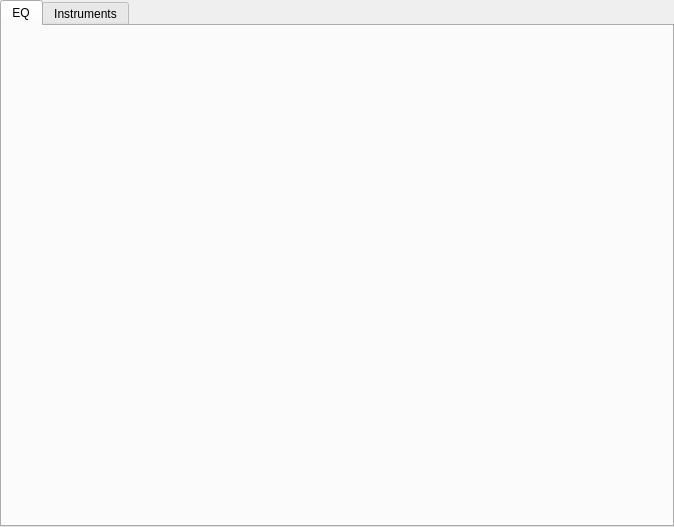
<?xml version="1.0" encoding="UTF-8"?>
<ui version="4.0">
 <class>tabs</class>
 <widget class="QTabWidget" name="tabs">
  <property name="geometry">
   <rect>
    <x>0</x>
    <y>0</y>
    <width>674</width>
    <height>527</height>
   </rect>
  </property>
  <property name="windowTitle">
   <string>TabWidget</string>
  </property>
  <property name="currentIndex">
   <number>0</number>
  </property>
  <widget class="QWidget" name="EQ">
   <attribute name="title">
    <string>EQ</string>
   </attribute>
   <layout class="QVBoxLayout" name="verticalLayout_3">
    <item>
     <layout class="QVBoxLayout" name="eqLayout"/>
    </item>
   </layout>
  </widget>
  <widget class="QWidget" name="virtualInstruments">
   <attribute name="title">
    <string>Instruments</string>
   </attribute>
   <layout class="QVBoxLayout" name="verticalLayout_2">
    <item>
     <layout class="QVBoxLayout" name="instrumentsLayout">
      <item>
       <spacer name="verticalSpacer">
        <property name="orientation">
         <enum>Qt::Vertical</enum>
        </property>
        <property name="sizeType">
         <enum>QSizePolicy::Ignored</enum>
        </property>
        <property name="sizeHint" stdset="0">
         <size>
          <width>20</width>
          <height>40</height>
         </size>
        </property>
       </spacer>
      </item>
     </layout>
    </item>
   </layout>
  </widget>
 </widget>
 <resources/>
 <connections/>
</ui>
